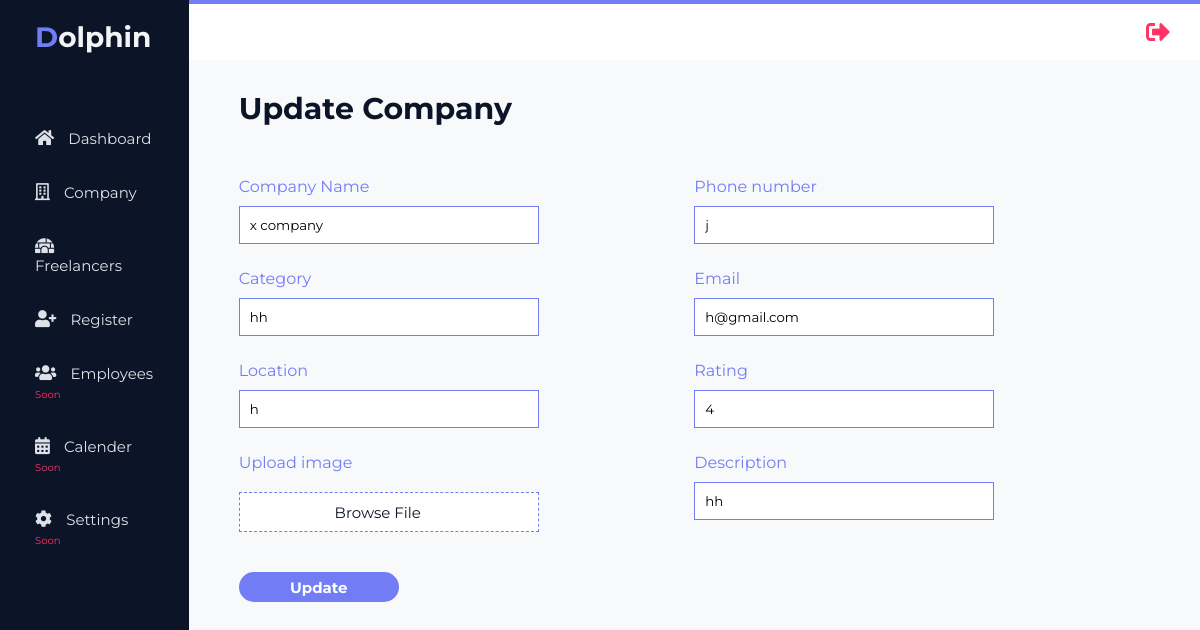
/editCompany/1 (signed in), run on the app's committed database.
### app.py (models this page shows, shortened)
class Companies(db.Model):
    __searchable__ = ['title', 'content']
    __tablename__ = 'companies'
    id = db.Column(db.Integer, primary_key = True)
    name = db.Column(db.String(255))
    category = db.Column(db.String(255))
    location = db.Column(db.String(255))
    phone = db.Column(db.String(255))
    email = db.Column(db.String(255))
    description = db.Column(db.String(255))
    rating = db.Column(db.String(255))

### app.py (the view)
@app.route('/editCompany/<id>', methods = ['GET', 'POST'])
@login_required
def editcompany(id):
    companyDetails = Companies.query.filter_by(id=id).first_or_404()
    return render_template('updatecompany.html',companyDetails=companyDetails)

### app.py (called while the page is built)
@login_manager.user_loader
def load_user(user_id):
    return User.query.get(int(user_id))

### templates/updatecompany.html (shortened to what this page needs)
{% extends "layout.html" %}
    {% block head %}
    <link rel="stylesheet" href="../static/css/add-company.css">
    {% endblock %}
    {% block content %}
        <main>
            <div class="main-container">
                <div class="title">
                    <h1>Update Company</h1>
                </div>
                <form action="/updateCompany/{{companyDetails.id}}" method="POST" class="form-section">
                    <div class="input-left">
                      <label for="company">Company Name</label>
                      <input name="name" type="text" id="company" value="{{companyDetails.name}}" />
                      <label for="category">Category</label>
                        <input name="category" id="category" type="text" value="{{companyDetails.category}}">
                        <label for="location">Location</label>
                        <input name = "location" type="text" id="location" placeholder="Iraq, Baghdad" value="{{companyDetails.location}}" >
                        <label for="real-file">Upload image</label>
                        <button type="button" id="custom-button">
                            Browse File
                        </button>
                    </div>
                    <div class="input-right">
                        <label for="phone">Phone number</label>
                        <input name="phone" type="text" id="phone" placeholder="07713522385" value="{{companyDetails.phone}}" >
                        <label for="email">Email</label>
                        <input name="email" type="email" id="email" placeholder="ahmed1@gmail.com" value="{{companyDetails.email}}" >
                        <label for="rating">Rating</label>
                        <input name="rating" type="rating" id="rating" placeholder="1, 2, .. ,5" value="{{companyDetails.rating}}" >
                        <label for="description">Description</label>
                        <input name="description" id="description" width="80" height="48" placeholder="Lorem Ipsum is simply dummy text of the printin and typesetting industry." value="{{companyDetails.description}}">
                      </div>
                      <button type="submit">Update</button>
                    </form>
            </div>
        </main>
    </div>
    {% endblock %}

### static/css/shared-ui.css (style rules this page uses)
:root { --darkBlue: #0C1427; --mainContent: #F8F9FB; --lightPurple: #727CF5; --lightRed: #FF3366; --barsColor: #97A3B9; --yellow: #FBBC06; }
* { padding: 0; margin: 0; box-sizing: border-box; list-style: none; text-decoration: none; font-family: 'Montserrat', sans-serif; }
main { background: var(--mainContent); grid-area: main; overflow-y: auto; }
.main-container .title { margin-bottom: 50px; font-size: 15px; }
.main-container .title h1 { font-size: 30px; color: var(--darkBlue); }
.main-container { padding: 30px 50px; }

### static/css/add-company.css (style rules this page uses)
:root { --darkBlue: #0C1427; --mainContent: #F8F9FB; --lightPurple: #727CF5; --lightRed: #FF3366; --barsColor: #97A3B9; --yellow: #FBBC06; }
.form-section { display: grid; grid-template-columns: 1fr 1fr; }
label { display: block; margin-bottom: 10px; color: var(--lightPurple); }
input { width: 300px; padding: 10px; margin-bottom: 25px; border: 1px solid var(--lightPurple); outline: none; }
button { display: block; width: 160px; height: 30px; border: none; color: #fff; background-color: var(--lightPurple); border-radius: 30px; outline: none; margin: 20px 0; cursor: pointer; font-size: 15px; font-weight: bold; }
#custom-button { border: 1px dashed var(--lightPurple); border-radius: 0; width: 300px; padding: 19px; background-color: #FFF; color: var(--darkBlue); font-weight: normal; display: flex; justify-content: center; align-items: center; }
::placeholder { color: #C0C0C0; opacity: 0.4; }

### data on the page
Companies: name "x company", category "hh", location "h", phone "j", email "h@gmail.com", rating "4", description "hh"
